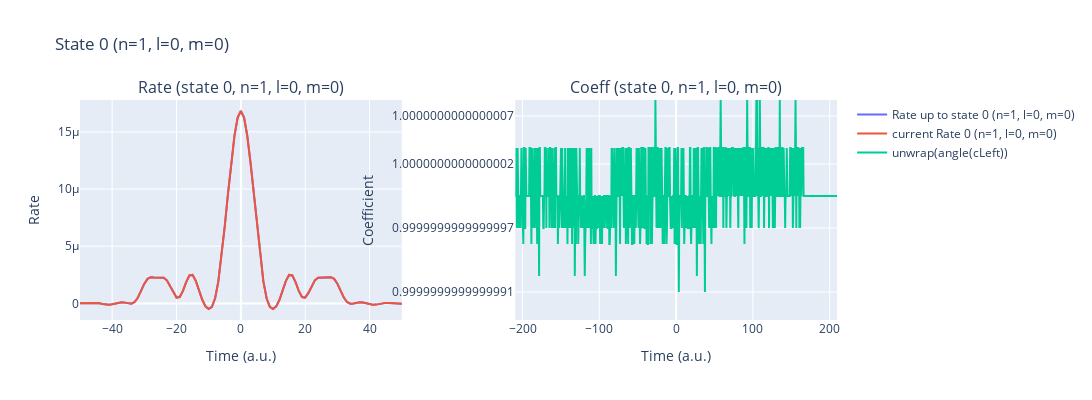

The notebook cell saved with this chart:
### Code cell
%autoreload
laser_pulses.add_pulse(params['lam0'], params['intensity'], params['cep'], params['lam0']/ AtomicUnits.nm / AtomicUnits.speed_of_light)
laser_pulses.add_pulse(250, 8e9, -np.pi/2, 0.58/ AtomicUnits.fs, t0=-144.91)
t_min, t_max = laser_pulses.get_time_interval()
time_recon_1= np.arange(int(t_min), int(t_max)+1, 1.)

rateExcited_1 = IonRate(time_recon_1, laser_pulses, params, dT=0.5, kernel_type='exact_SFA', excitedStates=True)
laser_pulses.reset()

### Figure 1 — Plotly figure (JSON) as saved in the notebook; plotly's stock layout.template omitted (floating-point values rounded to 4 significant figures; data arrays with more than 128 entries replaced by an {"elided": "..."} marker saying what was removed)
{"data": [{"mode": "lines", "name": "Rate up to state 0 (n=1, l=0, m=0)", "type": "scatter", "x": {"elided": "376 int values"}, "xaxis": "x", "y": {"elided": "376 float values"}, "yaxis": "y"}, {"mode": "lines", "name": "current Rate 0 (n=1, l=0, m=0)", "type": "scatter", "x": {"elided": "376 int values"}, "xaxis": "x", "y": {"elided": "376 float values"}, "yaxis": "y"}, {"mode": "lines", "name": "unwrap(angle(cLeft))", "type": "scatter", "x": {"elided": "839 float values"}, "xaxis": "x2", "y": {"elided": "839 float values"}, "yaxis": "y2"}], "layout": {"annotations": [{"font": {"size": 16}, "showarrow": false, "text": "Rate (state 0, n=1, l=0, m=0)", "x": 0.2125, "xanchor": "center", "xref": "paper", "y": 1, "yanchor": "bottom", "yref": "paper"}, {"font": {"size": 16}, "showarrow": false, "text": "Coeff (state 0, n=1, l=0, m=0)", "x": 0.7875, "xanchor": "center", "xref": "paper", "y": 1, "yanchor": "bottom", "yref": "paper"}], "height": 400, "title": {"text": "State 0 (n=1, l=0, m=0)"}, "width": 1200, "xaxis": {"anchor": "y", "domain": [0, 0.425], "range": [-50, 50], "title": {"text": "Time (a.u.)"}}, "xaxis2": {"anchor": "y2", "domain": [0.575, 1], "title": {"text": "Time (a.u.)"}}, "yaxis": {"anchor": "x", "domain": [0, 1], "title": {"text": "Rate"}}, "yaxis2": {"anchor": "x2", "domain": [0, 1], "title": {"text": "Coefficient"}}}}
